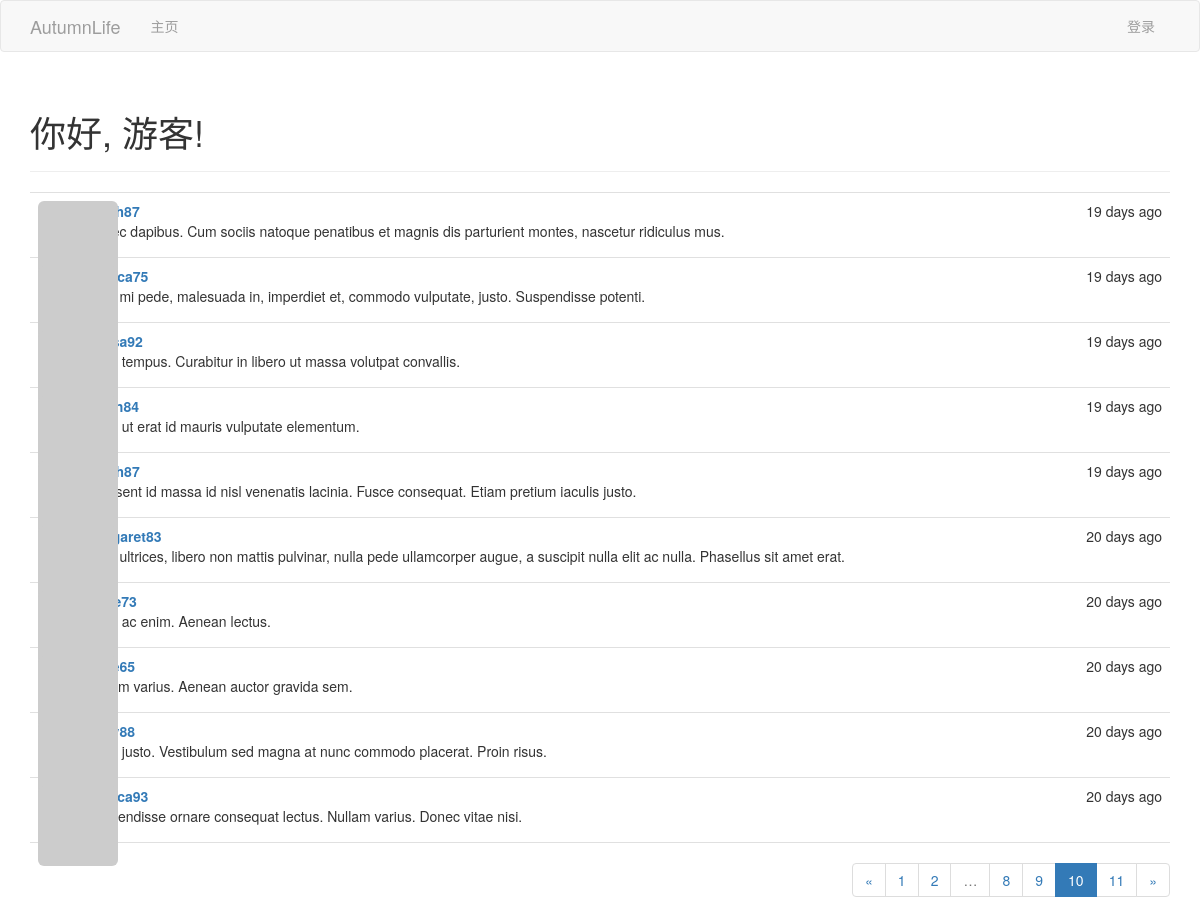
The page /?page=10 on the database its author committed.
### app/models.py (models this page shows, shortened)
class Post(db.Model):
    __tablename__='posts'
    id = db.Column(db.Integer, primary_key=True)
    body = db.Column(db.Text)
    timestamp = db.Column(db.DateTime, index=True, default=datetime.now)
    author_id = db.Column(db.Integer, db.ForeignKey('users.id'))

class User(UserMixin, db.Model):
    __tablename__ = 'users'
    id = db.Column(db.Integer, primary_key=True)
    email = db.Column(db.String(64), unique=True, index=True)
    username = db.Column(db.String(64), unique=True, index=True)
    role_id = db.Column(db.Integer, db.ForeignKey('roles.id'))
    sex = db.Column(db.Integer, default=1)
    password_hash = db.Column(db.String(128))
    confirmed = db.Column(db.Boolean, default=False)
    name = db.Column(db.String(64))
    location = db.Column(db.String(64))  # 所在地
    about_me = db.Column(db.Text())  # 自我介绍
    member_since = db.Column(db.DateTime(),  default=datetime.now) # 注册日期
    last_seen = db.Column(db.DateTime(), default=datetime.now)  # 最后访问日期
    avatar_hash = db.Column(db.String(32))
    posts = db.relationship('Post', backref='author', lazy='dynamic')
    @property
    def password(self):     # 试图读取password的值将会报错
        raise AttributeError('password is not a readable attribute')
    def gravatar(self, size=100, default='identicon', rating='g'):
        if request.is_secure:
            url = 'https://secure.gravatar.com/avatar'
        else:
            url = 'http://www.gravatar.com/avatar'
        hhash = self.avatar_hash or hashlib.md5(self.email.encode('utf-8')).hexdigest()
        return '{url}/{hhash}?s={size}&d={default}&r={rating}'.format(
            url=url, hhash=hhash, size=size, default=default, rating=rating
        )

### app/main/views.py (the view)
@main.route('/', methods=['GET', 'POST'])
def index():
    form = PostForm()
    if current_user.can(Permission.WRITE_ARTICLE) and form.validate_on_submit and request.method == 'POST':
        post = Post(body=form.body.data,
                    author=current_user._get_current_object())
        db.session.add(post)
        db.session.commit()
        return redirect(url_for('.index'))
    page = request.args.get('page', 1, type=int)
    pagination = Post.query.order_by(Post.timestamp.desc()).paginate(
        page, per_page=current_app.config['AUTUMNLIFE_POSTS_PER_PAGE'], error_out=False
    )
    posts = pagination.items
    return render_template('index.html', form=form, posts=posts, pagination=pagination)

### app/auth/views.py (called while the page is built)
@auth.before_app_request
def before_request():
    if current_user.is_authenticated:
        current_user.ping()
        if not current_user.confirmed \
                and request.endpoint[:5] != 'auth.' \
                and request.endpoint != 'static':
            return redirect(url_for('auth.unconfirmed'))

### app/main/__init__.py (called while the page is built)
@main.app_context_processor
def inject_permissions():
    return dict(Permission=Permission)

### app/models.py (called while the page is built)
    def can(self, permissions):
        return False

### app/templates/index.html (shortened to what this page needs)
{% extends "base.html" %}
{% import "bootstrap/wtf.html" as wtf %}
{% import "_macros.html" as macros %}
{% block page_content %}
<div class="page-header">
    <h1>你好, {% if current_user.is_authenticated %}{{ current_user.username }}{% else %}游客{% endif %}!</h1>
</div>
{% include '_posts.html' %}
<div class="pagination">
{{ macros.pagination_widget(pagination, '.index') }}
</div>
{% endblock %}

### app/templates/_posts.html
<ul class="posts">
{% for post in posts %}
<li class="post">
    <div class="profile-thumbnail">
    <a href="{{ url_for('.user', username=post.author.username) }}">
        <img class="img-rounded profile-thumbnail" src="{{ post.author.gravatar(size=40) }}">
    </a>
    </div>
    <div class="post-content">
    <div class="post-date">{{ moment(post.timestamp).fromNow() }}</div>
    <div class="post-author">
        <a href="{{ url_for('.user', username=post.author.username) }}">
        {{ post.author.username }}
        </a>
    </div>
    <div class="post-body">{{ post.body }}</div>
    </div>
</li>
{% endfor %}
</ul>

### app/static/styles.css (style rules this page uses)
.profile-thumbnail { position: absolute; }
ul.posts { list-style-type: none; padding: 0px; margin: 16px 0px 0px 0px; border-top: 1px solid #e0e0e0; }
ul.posts li.post { padding: 8px; border-bottom: 1px solid #e0e0e0; }
div.post-date { float: right; }
div.post-author { font-weight: bold; }
div.post-content { margin-left: 48px; min-height: 48px; }
div.pagination { width: 100%; text-align: right; padding: 0px; margin: 0px; }

### rows shown on the page
Post: timestamp "19 days ago", body "Donec dapibus. Cum sociis natoque penatibus et magnis dis parturient montes, nascetur ridiculus mus."
Post: timestamp "19 days ago", body "Cras mi pede, malesuada in, imperdiet et, commodo vulputate, justo. Suspendisse potenti."
Post: timestamp "19 days ago", body "Nulla tempus. Curabitur in libero ut massa volutpat convallis."
Post: timestamp "19 days ago", body "Nulla ut erat id mauris vulputate elementum."
Post: timestamp "19 days ago", body "Praesent id massa id nisl venenatis lacinia. Fusce consequat. Etiam pretium iaculis justo."
Post: timestamp "20 days ago", author.username "margaret83", body "Nam ultrices, libero non mattis pulvinar, nulla pede ullamcorper augue, a suscipit nulla elit ac nulla. Phasellus sit amet erat."
Post: timestamp "20 days ago", body "Nulla ac enim. Aenean lectus."
Post: timestamp "20 days ago", body "Nullam varius. Aenean auctor gravida sem."
Post: timestamp "20 days ago", body "Nulla justo. Vestibulum sed magna at nunc commodo placerat. Proin risus."
Post: timestamp "20 days ago", body "Suspendisse ornare consequat lectus. Nullam varius. Donec vitae nisi."

### other values the page prints
{{ p }} "1" "2" "8" "9" "11"
{{ p }} "10"
